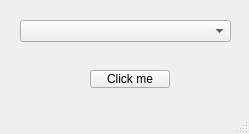
<?xml version="1.0" encoding="UTF-8"?>
<ui version="4.0">
 <class>MainWindow</class>
 <widget class="QMainWindow" name="MainWindow">
  <property name="geometry">
   <rect>
    <x>0</x>
    <y>0</y>
    <width>249</width>
    <height>134</height>
   </rect>
  </property>
  <property name="windowTitle">
   <string>MainWindow</string>
  </property>
  <widget class="QWidget" name="centralwidget">
   <widget class="QComboBox" name="comboBox">
    <property name="geometry">
     <rect>
      <x>20</x>
      <y>20</y>
      <width>211</width>
      <height>22</height>
     </rect>
    </property>
   </widget>
   <widget class="QPushButton" name="pushButton">
    <property name="geometry">
     <rect>
      <x>90</x>
      <y>70</y>
      <width>80</width>
      <height>18</height>
     </rect>
    </property>
    <property name="text">
     <string>Click me</string>
    </property>
   </widget>
  </widget>
  <widget class="QMenuBar" name="menubar">
   <property name="geometry">
    <rect>
     <x>0</x>
     <y>0</y>
     <width>249</width>
     <height>17</height>
    </rect>
   </property>
  </widget>
  <widget class="QStatusBar" name="statusbar"/>
 </widget>
 <resources/>
 <connections/>
</ui>
